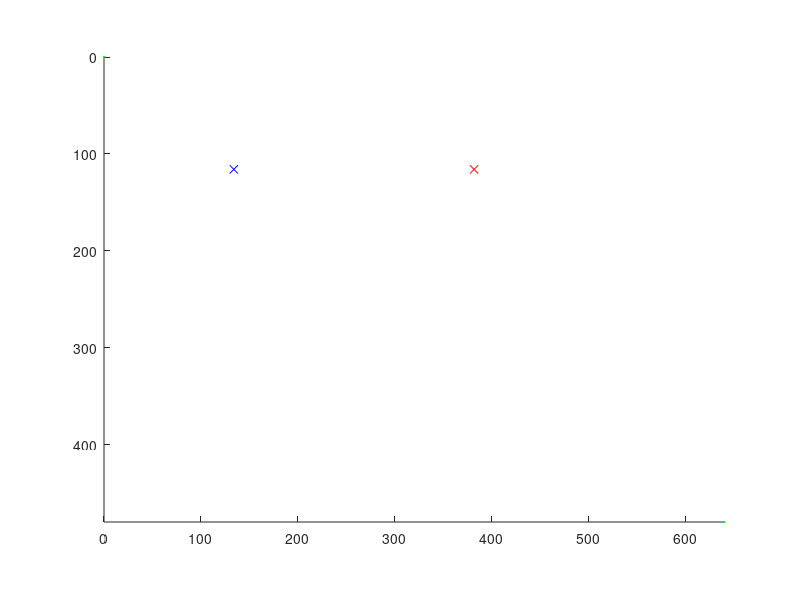
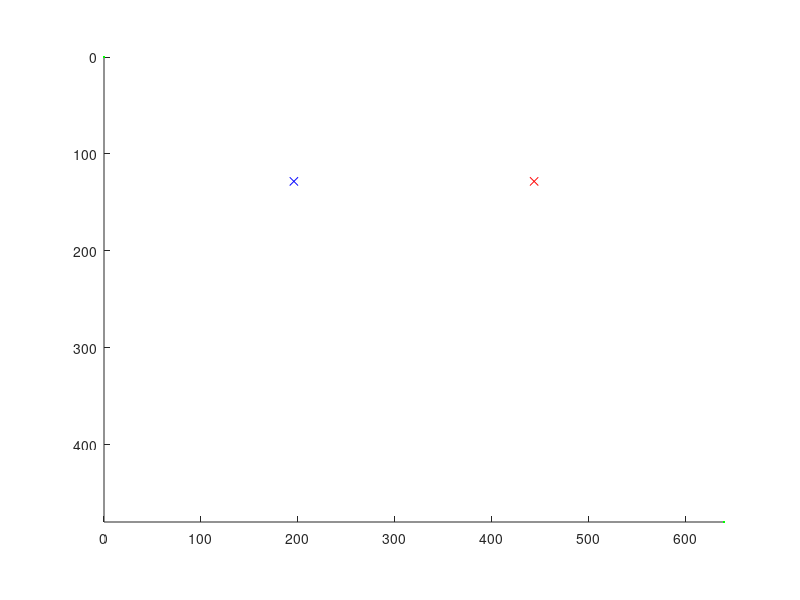

MATLAB code for these plots, in order:
P1 = [1 -0.5 -5 1]';
P2 = [1  1.5 -5 1]';

Tcw = [0 0 0 1]';
Twc = -Tcw;
Twc(4) = 1;

% R and T in the world frame
% from the origin to the camera
R1 = eye(4);
T1 = [0 0 0 1]';

% from the origin to the camera
angle = 0;
R2 = [cos(angle) -sin(angle) 0 0;
      sin(angle) cos(angle) 0 0;
      0 0 1 0;
      0 0 0 1;];
T2 = [0.1 0.5 0 1]';

%R world => camera
Rcw = [0 -1 0 0;
      -1 0 0 0;
      0 0 -1 0 ;
      0 0 0 1 ];

Rwc = Rcw';

% camera parameters
f = 620
center = [320 240]';

distance = norm(P1 - P2)

p11 = Rcw * R1 * (P1 - T1 + Tcw);
p11 = p11 ./ p11(3);
p11 = p11 * f;
p1_1 = p11(1:2) + center

p12 = Rcw * R2 * (P1 - T2 + Tcw);
p12 = p12 ./ p12(3);
p12 = p12 * f
p1_2 = p12(1:2) + center

p21 = Rcw * R1 * (P2 - T1 + Tcw);
p21 = p21 ./ p21(3);
p21 = p21 * f
p2_1 = p21(1:2) + center

p22 = Rcw * R2 * (P2 - T2 + Tcw);
p22 = p22 ./ p22(3);
p22 = p22 * f
p2_2 = p22(1:2) + center

close all
figure(1); 
hold on;
plot(0, 0, 'g.');
plot(640, 480, 'g.');
plot(p1_1(1), p1_1(2), 'rx'); 
plot(p2_1(1), p2_1(2), 'bx');
axis ij
axis image

figure(2); 
hold on;
plot(0, 0, 'g.');
plot(640, 480, 'g.');
plot(p1_2(1), p1_2(2), 'rx'); 
plot(p2_2(1), p2_2(2), 'bx'); 
axis ij
axis image
